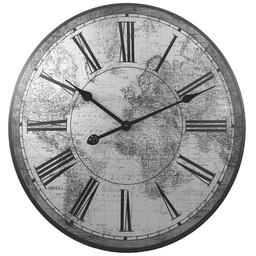
#> input picture Image processing project 1/clock.jpg, 256 x 256 px
$ python E1.3.py   (older library calls are emulated)
#> lines starting #> are read from the running program, lines starting #| are printed output that depends on the picture
import numpy as np
import scipy.misc as msc
import numpy.fft as fft
import matplotlib.pyplot as plt

def readIntensityImage(filename):
    # function used to read intensity images.

#> called with filename = 'clock.jpg'
    f = msc.imread(filename, flatten=True).astype('float')
#> f: shape (256, 256) float64; min 11, max 255, mean 175.6
    return f

def writeIntensityImage(f,filename):
    # function to generate and save intensity images.

    msc.toimage(f, cmin=0, cmax=255).save(filename)

def distanceMat(w, h):
    # This function calculates the distance of each pixmap element from
    # the center of ix map and return a the distance matrix.

    xs = range(w)
    X,Y = np.meshgrid(xs,xs)
    dist = np.sqrt(np.square(X - w/2) + np.square(Y - h/2))
    return dist

def maskMat(rMin, rMax, w, h):
    # This function returns the logical matrix for elements whose distance
    # from center lies between rMin and rMax

    dist = distanceMat(w, h)
    mask = ((dist>=rMin) & (dist<=rMax))
    return mask

def showSpectrum(Fs):
    # generates the visualization of Fourier transform spectrum

    return plt.imshow(np.log(np.abs(Fs)), cmap='gray')


def main():
    inputImg = readIntensityImage('clock.jpg') #read image as 2D array
    (w,h) = inputImg.shape # return width and height of image
#> w = 256; h = 256
    rMin,rMax = (20,45) # assign min and max distance values
    mask = maskMat(rMin,rMax,w,h) # return the logical 2D array for elements the satisfy conditions

    F = fft.fft2(inputImg) # Calculate the Fast Fourier transformation of image
    Fs = fft.fftshift(F) # brings the zero frequency to center
    showSpectrum(Fs)

    Fs[~mask] = 0 # supress the intensities of all elements out of the band
    plt.imshow(np.abs(Fs), cmap='gray')

    Fsi = fft.ifftshift(Fs) #inverse shift on fouries transform
    Fi = fft.ifft2(Fsi) # inverse fourier transform to compute the function i.e. image

    plt.imshow(abs(Fi), cmap='gray')


if __name__ == '__main__':
    main()
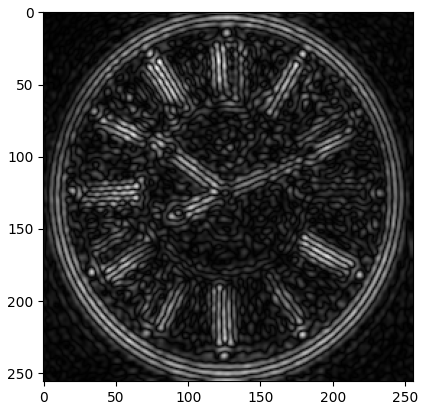
#> figure drawn by matplotlib, 1 panel

$ run again, with Image processing project 1/bauckhage.jpg copied over Image processing project 1/clock.jpg
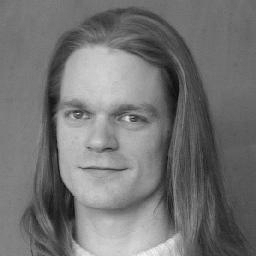
#> input picture Image processing project 1/bauckhage.jpg, 256 x 256 px
#> `main()`:
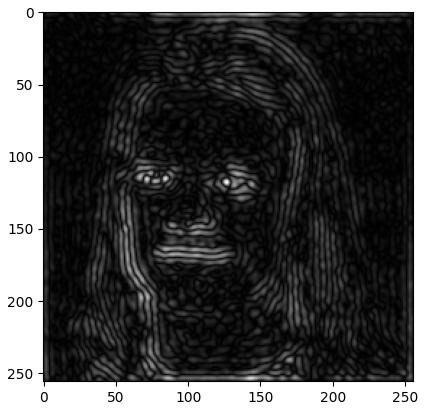
#> figure drawn by matplotlib, 1 panel
